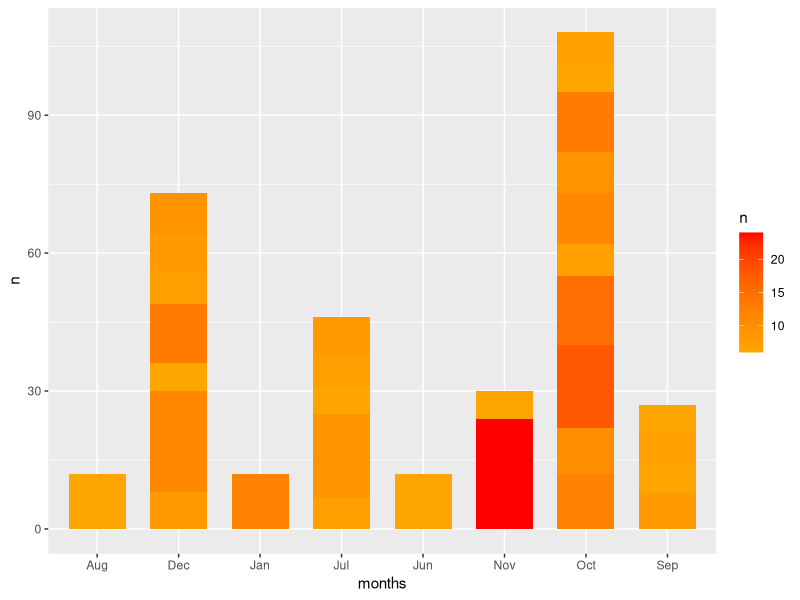
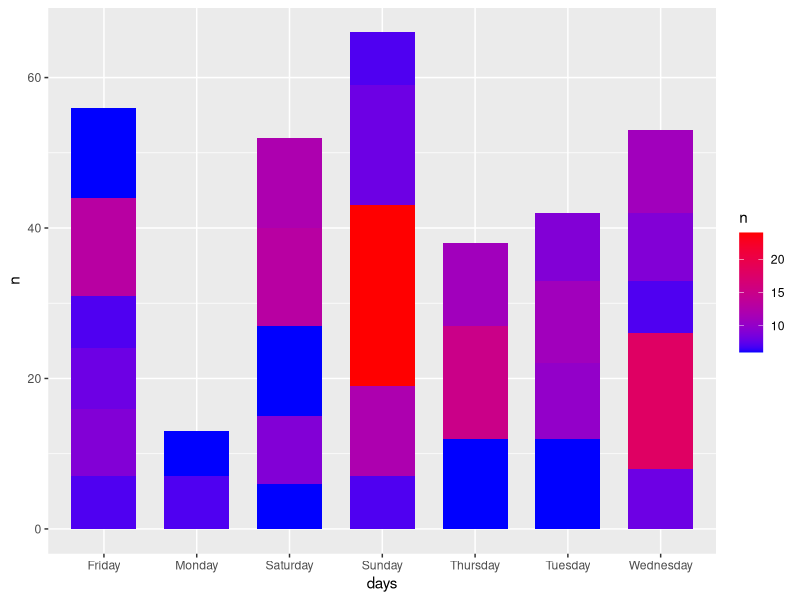

Source code (R) for these figures, in order:
#Libraries
library(dplyr)
library(tidyr)
library(lubridate)
library(zoo)
library(ggplot2)
library(magrittr)

# Reading data from downloaded CSV file of my netflix viewing activity 
netflixactivity <- read.csv("NetflixViewingHistory.csv")
netflixactivity
str(netflixactivity)
netflixactivity$Date <- lubridate::dmy(netflixactivity$Date)

# A separate column that contains a title for season, title of the show and which episode
netflixactivity_title <- netflixactivity %>% separate (col = Title, into = c("title", "season", "episode_title"), sep = ': ')
netflixactivity_title <- netflixactivity_title[!is.na(netflixactivity_title$season),]
netflixactivity_title <- netflixactivity_title[!is.na(netflixactivity_title$episode_title),]


# Number of of episodes and series seen per day 
epsidoes_binged <- netflixactivity_title %>% count(title,Date)


# Assuming the number of episodes is equal to or greater than 4 is considered a binge watched series 
epsidoes_binged <- epsidoes_binged[epsidoes_binged$n >= 6,]
mynetflix <- epsidoes_binged 


# Analyzing the month where I binged waatched the most shows
mynetflix$months <- months(mynetflix$Date, abbreviate = T)


# Plotting graph to anakyse which month I watched most shows  
number_episodes_per_month_plot <- ggplot(aes(x = months, y = n, fill = n), data = mynetflix) +
  scale_fill_gradient(low = "orange", high = "red")+
  geom_bar(width=0.7, stat = "identity")
  theme_minimal() +
  ggtitle("Episodes watched per month", "duration from 2020 to 2021") +
  labs(x = "Month", y = "Number of Episodes watched") 
number_episodes_per_month_plot


# Converting dates into days 
mynetflix <- mynetflix[order(mynetflix$Date),]
mynetflix$false_day <- wday(mynetflix$Date)
mynetflix$days <- weekdays(mynetflix$Date, abbreviate = F)
mynetflix

#plotting a graph to anakyse which days I watched most shows  
number_episodes_per_day <- mynetflix %>% ggplot(aes(x = days, y = n, fill = n)) +
  scale_fill_gradient(low = "blue", high = "red")+
  geom_bar(width=0.7, stat = "identity")
number_episodes_per_day

